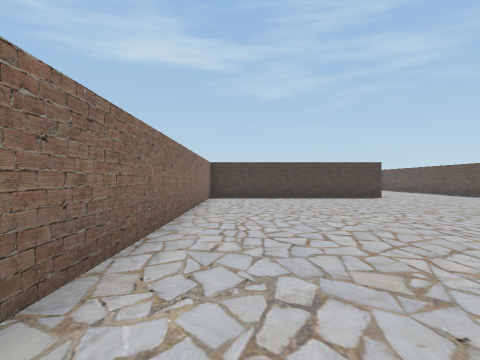
view 1 (above)

24 first-person views from a walk through a scene from a Unity 3-D project. The camera is 1.5 m above the floor, looks level and sees 75° across. The floor is counted in squares, 2 m on a side. Each view is taken from the middle of a square. On the plan, view 1 faces up. The plan holds only what a view shows up to about 10 squares ahead; the rest is blank. The player character is not drawn.

view 2
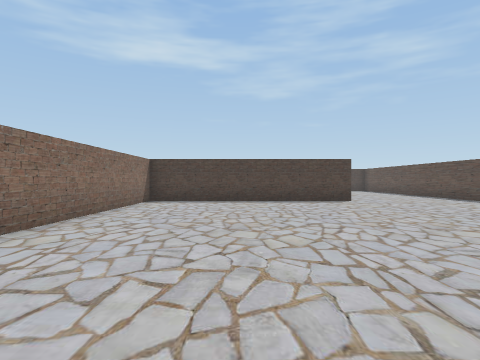

view 3
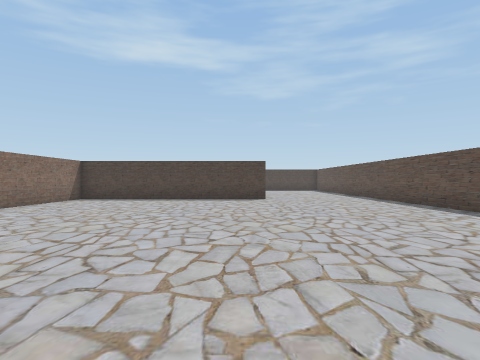

view 4
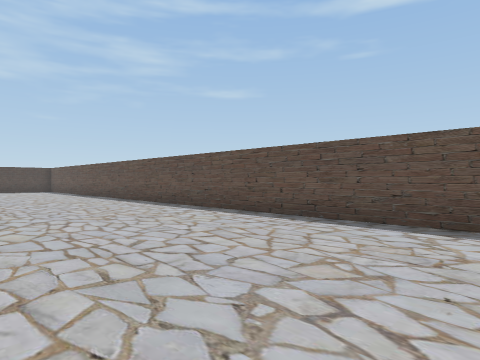

view 5
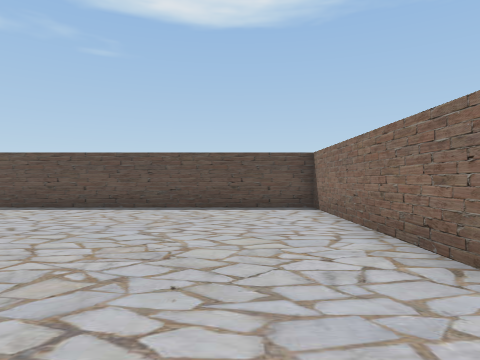

view 6
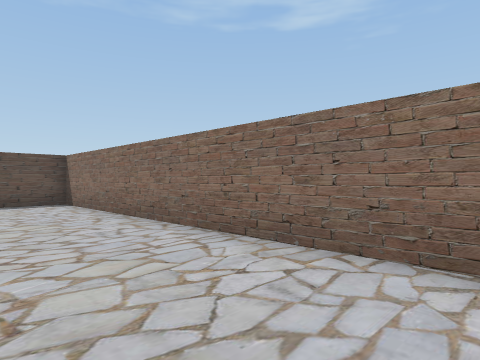

view 7
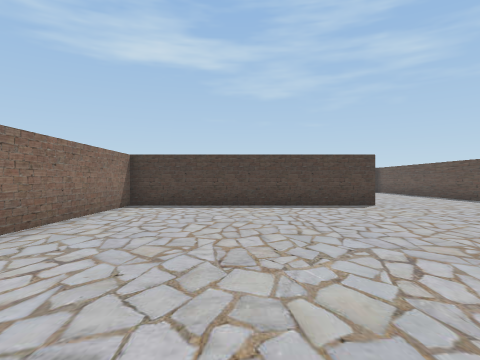

view 8
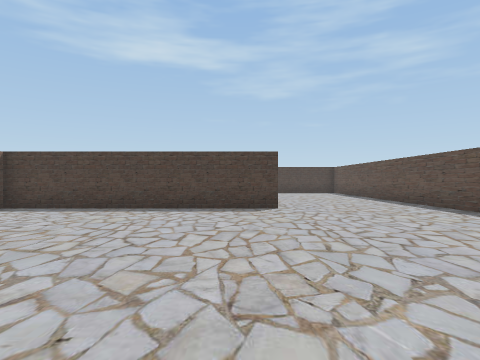

view 9
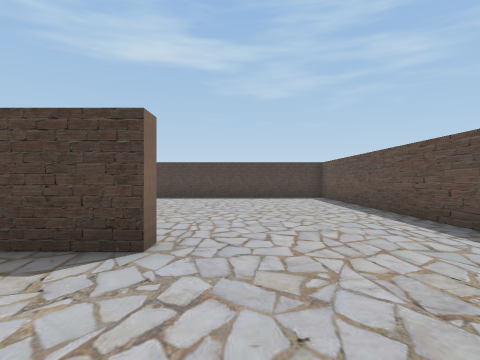

view 10
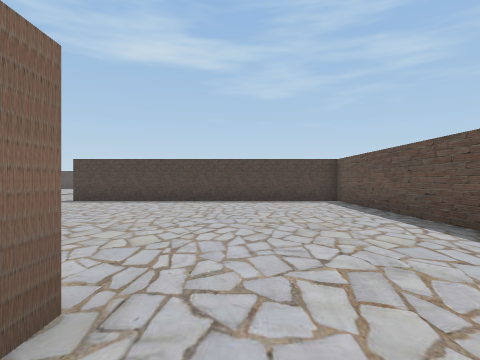

view 11
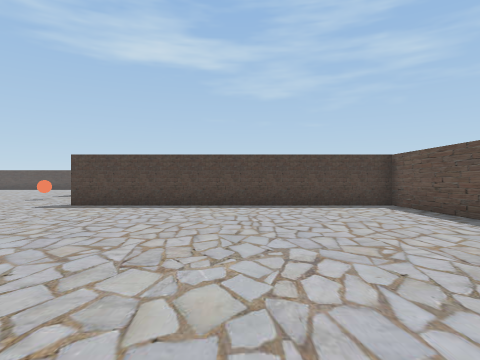

view 12
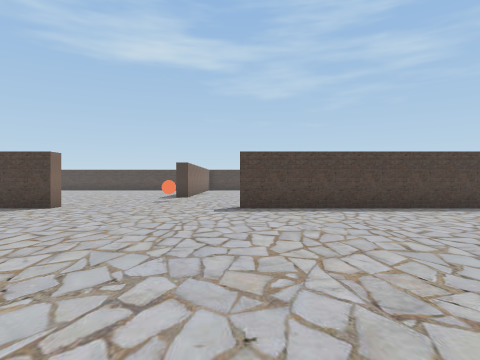

view 13
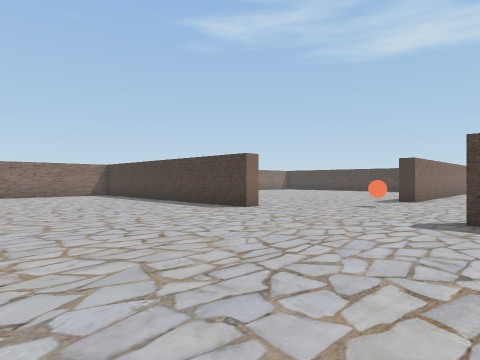

view 14
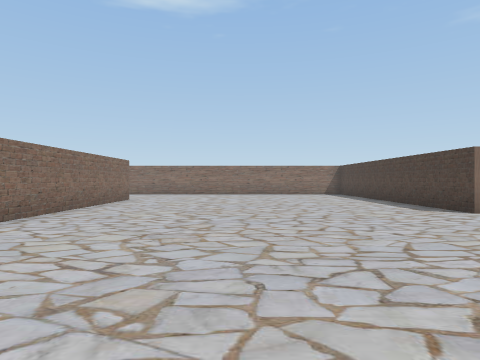

view 15
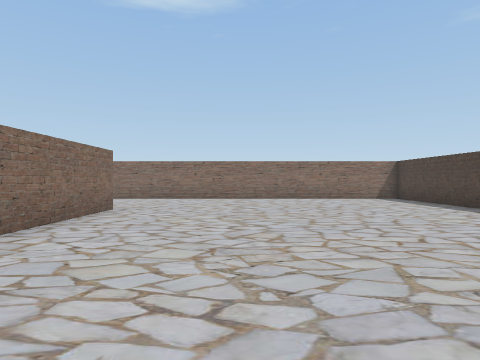

view 16
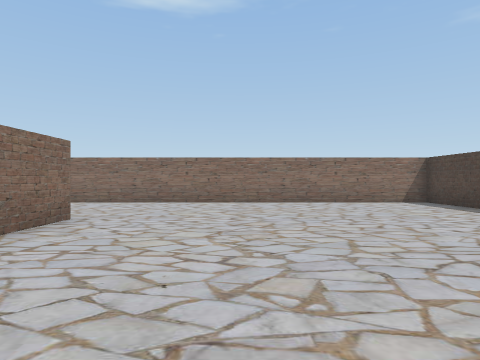

view 17
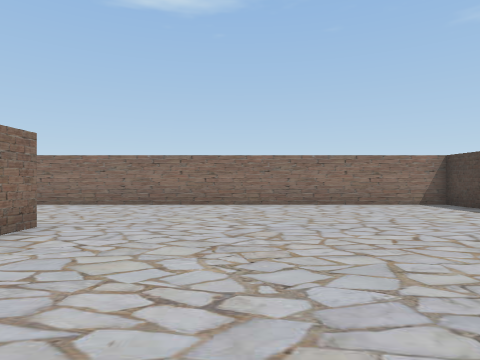

view 18
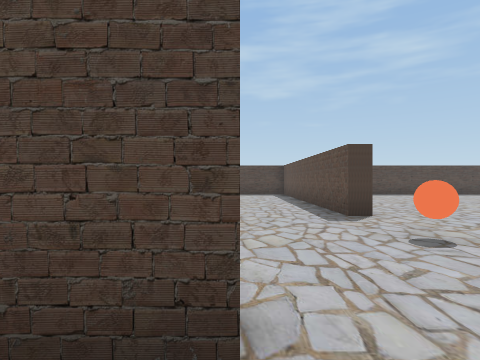

view 19
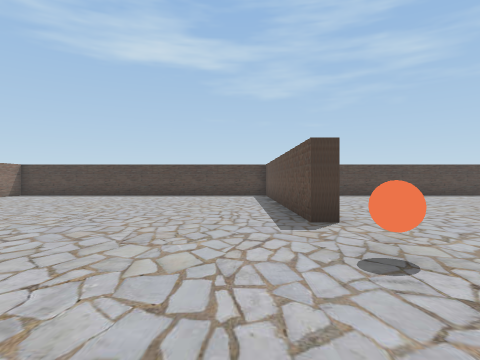

view 20
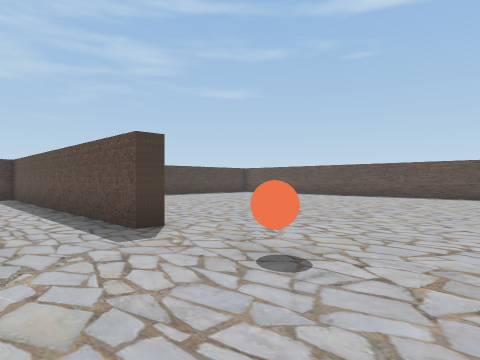

view 21
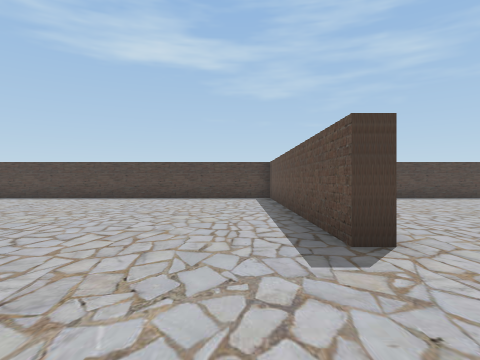

view 22
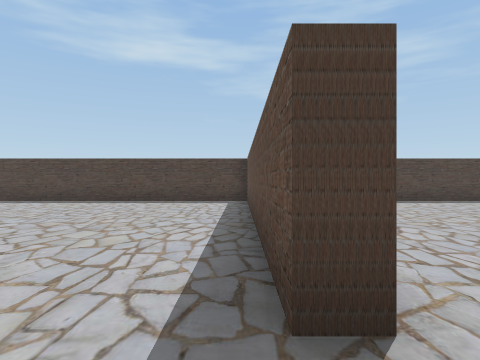

view 23
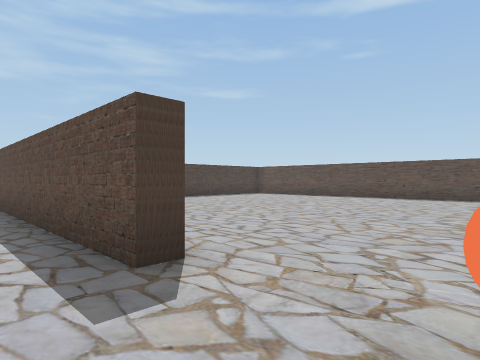

view 24
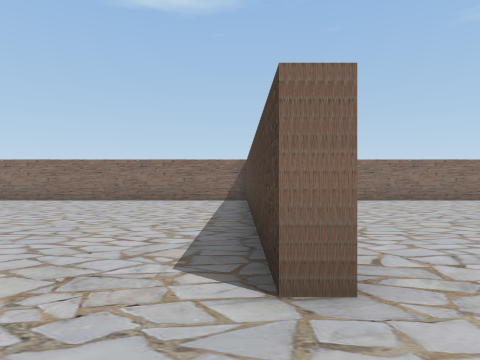

### Floor plan
Points are (right, up) in squares from view 1. A wall is a line through its corners. A room is listed if a view was taken in it or the views show most of it. See-through windows are left out.
Room 1 (views 1, 2, 3, 4, 5, 6, 7, 8, 9, 10)
walls: (6, 13.8) (6, 13.3) (-1.2, 13.3) (-1.2, 1.6); (0.4, -1) (10.5, -1) (10.5, 14.6)
ways out: opening at (8.5, 13.8) to room 2
Room 2 (views 11, 12, 13, 14, 15, 16, 17, 18, 19, 20, 21, 22, 23, 24)
walls: (-4, 23.9) (-4, 23.3) (-13.5, 23.3) (-13.5, 10.8); (-1.1, 28.5) (-1.7, 28.5) (-1.7, 36.6); (-9, 13.8) (-2.5, 13.8); (10.5, 14.6) (10.5, 23.3) (1, 23.3)
ways out: opening at (8.5, 13.8) to room 1
objects: ball (-2, 26)

Where each view was taken, in squares from view 1:
view 1: 0 up, 0 right, facing up
view 2: 2 up, 2 right, facing up
view 3: 1 up, 5 right, facing up
view 4: 1 up, 5 right, facing up-right
view 5: 1 up, 2 right, facing right
view 6: 2 up, 0 right, facing down-right
view 7: 4 up, 2 right, facing up
view 8: 5 up, 5 right, facing up
view 9: 10 up, 7 right, facing up
view 10: 12 up, 7 right, facing up
view 11: 14 up, 6 right, facing up
view 12: 15 up, 1 right, facing up
view 13: 17 up, 2 right, facing up-left
view 14: 18 up, 3 right, facing left
view 15: 17 up, 1 left, facing left
view 16: 17 up, 3 left, facing left
view 17: 17 up, 4 left, facing left
view 18: 22 up, 4 left, facing up
view 19: 23 up, 3 left, facing up
view 20: 24 up, 4 left, facing up-right
view 21: 25 up, 3 left, facing up
view 22: 27 up, 2 left, facing up
view 23: 26 up, 3 left, facing up-right
view 24: 23 up, 2 left, facing left
